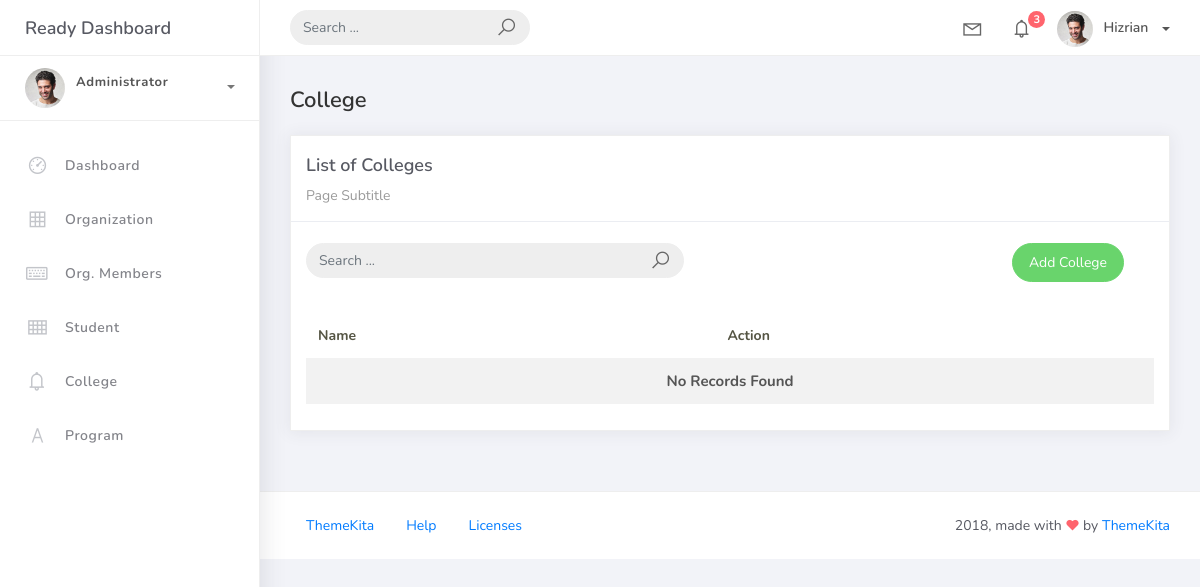
Before: /college_list/ with the older database file.
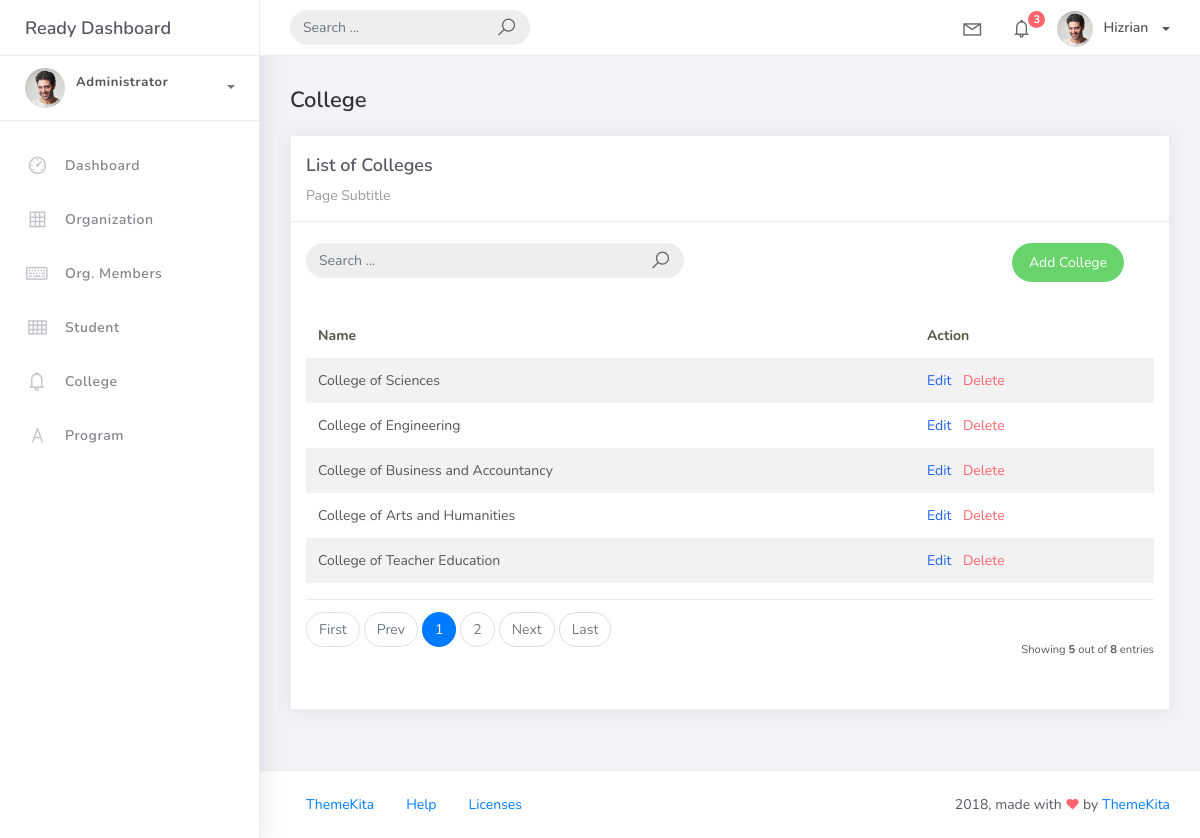
After: the same page with the newer database file.
### studentorg/models.py (models this page shows, shortened)
class BaseModel(models.Model):
    created_at = models.DateTimeField(auto_now_add=True, db_index=True)
    updated_at = models.DateTimeField(auto_now=True)
    class Meta:
        abstract = True

class College(BaseModel):
    college_name = models.CharField(max_length=150)

### studentorg/views.py (the view)
# urls.py: path('college_list/', CollegeList.as_view(), name='college-list'),
class CollegeList(ListView):
    model = College
    context_object_name = 'college'
    template_name = 'college_list.html'
    paginate_by = 5
    def get_queryset(self):
        qs = super().get_queryset()
        query = self.request.GET.get('q')
        if query:
            qs = qs.filter(
                Q(college_name__icontains=query)
            )
        return qs

### templates/college_list.html
{% extends 'base.html' %} {% load static %} {% block content %}
<div class="content">
    <div class="container-fluid">
        <h4 class="page-title">College</h4>
        <div class="row">
            <div class="col-md-12">
                <div class="card">
                    <div class="card-header">
                        <div class="card-title">List of Colleges</div>
                        <div class="card-category">Page Subtitle</div>
                    </div>
                    <br />
                    <div class="col-md-12 row">
                        <div class="col-md-6">
                            <form class="navbar-left navbar-form nav-search mr-md-3" method="get" action="{% url 'college-list' %}">
                                <div class="input-group">
                                    <input type="text" placeholder="Search ..." class="form-control" name="q" />
                                    <div class="input-group-append">
                                        <span class="input-group-text">
                                            <i class="la la-search search-icon"></i>
                                        </span>
                                    </div>
                                </div>
                            </form>
                        </div>
                        <div class="col-md-6">
                            <div class="pull-right">
                                <a href="{% url 'college-add' %}" class="btn btn-success btn-rounded">Add College</a>
                            </div>
                        </div>
                    </div>
                    <div class="card-body">
                        <table class="table table-striped mt-3">
                            <thead>
                                <tr>
                                    <th scope="col">Name</th>
                                    <th scope="col">Action</th>
                                </tr>
                            </thead>
                            <tbody>
                                {% for object in object_list %}
                                <tr>
                                    <td>{{ object.college_name }}</td>
                                    <td>
                                        <a href="{% url 'college-update' object.id %}" class="text-primary mr-2">Edit</a>
                                        <a href="{% url 'college-delete' object.id %}" class="text-danger">Delete</a>
                                    </td>
                                </tr>
                                {% empty %}
                                <tr>
                                    <td colspan="2" style="text-align: center">
                                        <p class="text-sm font-weight-bold mb-0">No Records Found</p>
                                    </td>
                                </tr>
                                {% endfor %}
                            </tbody>
                        </table>
                        {% include 'includes/pagination.html' %}
                    </div>
                </div>
            </div>
        </div>
    </div>
</div>
{% endblock %}

Changed rows visible on the page:
added College: college_name "College of Sciences"
added College: college_name "College of Engineering"
added College: college_name "College of Business and Accountancy"
added College: college_name "College of Arts and Humanities"
added College: college_name "College of Teacher Education"
Other visible differences:
{{ object_list.count }}: (not shown) → "5"
{{ paginator.count }}: (not shown) → "8"
text no longer shown: "No Records Found"
text now shown: "First Prev Next Last Showing out of entries"
new list line: "1"
new list line: "2"
